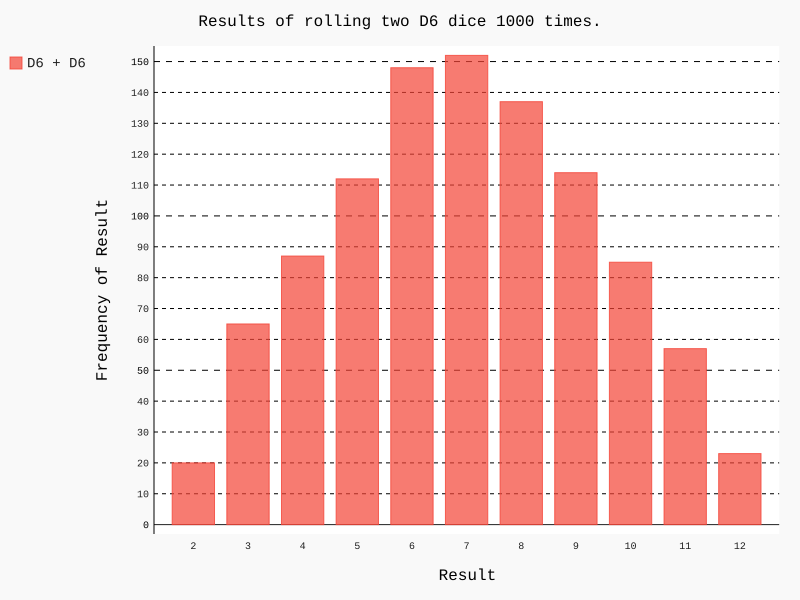

Recreate this plot in Python.
#!/usr/bin/env python3
# -*- coding: utf-8 -*-
"""
Created on Wed Apr 30 13:51:02 2025

@author: sergio
"""

# Importando bibliotecas
# Importa a classe Die do módulo die
from die import Die
# Importa a biblioteca pygal para gráficos.
import pygal

# Cria um dado de 6 lados, instância
D6_1 = Die()
D6_2 = Die()

# Inicializa uma lista para armazenar os resultados
results = []
# Simula 1000 lançamentos
for roll_num in range(1000):
    # Lança o dado
    result = D6_1.roll()+D6_2.roll()
    # Adiciona o resultado à lista
    results.append(result)

# Imprime os resultados
print(results)

# Inicializa uma lista para armazenar as frequências
frequencies = []
max_result = D6_1.num_sides + D6_2.num_sides
# Calcula a frequência de cada valor
for value in range(2, max_result + 1):
    # Conta as ocorrências do valor
    frequency = results.count(value)
    # Adiciona a frequência à lista
    frequencies.append(frequency)

# Imprime as frequências
print(frequencies)

# Visualiza os resultados
# Cria um gráfico de barras.
hist = pygal.Bar()
# Define o título.
hist.title = "Results of rolling two D6 dice 1000 times."
# Define os rótulos do eixo x.
hist.x_labels = [value for value in range(2,max_result + 1)]
# Define o título do eixo x.
hist.x_title = "Result"
# Define o título do eixo y.
hist.y_title = "Frequency of Result"
# Adiciona os dados ao gráfico.
hist.add('D6 + D6', frequencies)

# Salva o gráfico em SVG.
hist.render_to_file("dice_visual.svg")
# Informa que o gráfico foi salvo.
print("Gráfico salvo como dice_visual.svg")
